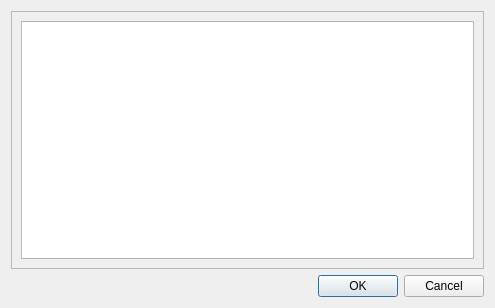
<?xml version="1.0" encoding="UTF-8"?>
<ui version="4.0">
 <class>PluginDialog</class>
 <widget class="QDialog" name="PluginDialog">
  <property name="geometry">
   <rect>
    <x>0</x>
    <y>0</y>
    <width>495</width>
    <height>308</height>
   </rect>
  </property>
  <property name="sizePolicy">
   <sizepolicy hsizetype="Expanding" vsizetype="Maximum">
    <horstretch>1</horstretch>
    <verstretch>13</verstretch>
   </sizepolicy>
  </property>
  <property name="windowTitle">
   <string>Manage Plugins</string>
  </property>
  <layout class="QVBoxLayout" name="verticalLayout_2">
   <item>
    <widget class="QScrollArea" name="scrollArea">
     <property name="widgetResizable">
      <bool>true</bool>
     </property>
     <widget class="QWidget" name="scrollAreaWidgetContents">
      <property name="geometry">
       <rect>
        <x>0</x>
        <y>0</y>
        <width>475</width>
        <height>257</height>
       </rect>
      </property>
      <layout class="QVBoxLayout" name="verticalLayout_4">
       <item>
        <layout class="QVBoxLayout" name="verticalLayout_3">
         <item>
          <widget class="QListWidget" name="mPluginList"/>
         </item>
        </layout>
       </item>
      </layout>
     </widget>
    </widget>
   </item>
   <item>
    <widget class="QDialogButtonBox" name="buttonBox">
     <property name="orientation">
      <enum>Qt::Horizontal</enum>
     </property>
     <property name="standardButtons">
      <set>QDialogButtonBox::Cancel|QDialogButtonBox::Ok</set>
     </property>
    </widget>
   </item>
  </layout>
 </widget>
 <resources/>
 <connections>
  <connection>
   <sender>buttonBox</sender>
   <signal>accepted()</signal>
   <receiver>PluginDialog</receiver>
   <slot>accept()</slot>
   <hints>
    <hint type="sourcelabel">
     <x>349</x>
     <y>286</y>
    </hint>
    <hint type="destinationlabel">
     <x>320</x>
     <y>303</y>
    </hint>
   </hints>
  </connection>
  <connection>
   <sender>buttonBox</sender>
   <signal>rejected()</signal>
   <receiver>PluginDialog</receiver>
   <slot>reject()</slot>
   <hints>
    <hint type="sourcelabel">
     <x>458</x>
     <y>286</y>
    </hint>
    <hint type="destinationlabel">
     <x>440</x>
     <y>303</y>
    </hint>
   </hints>
  </connection>
 </connections>
</ui>
